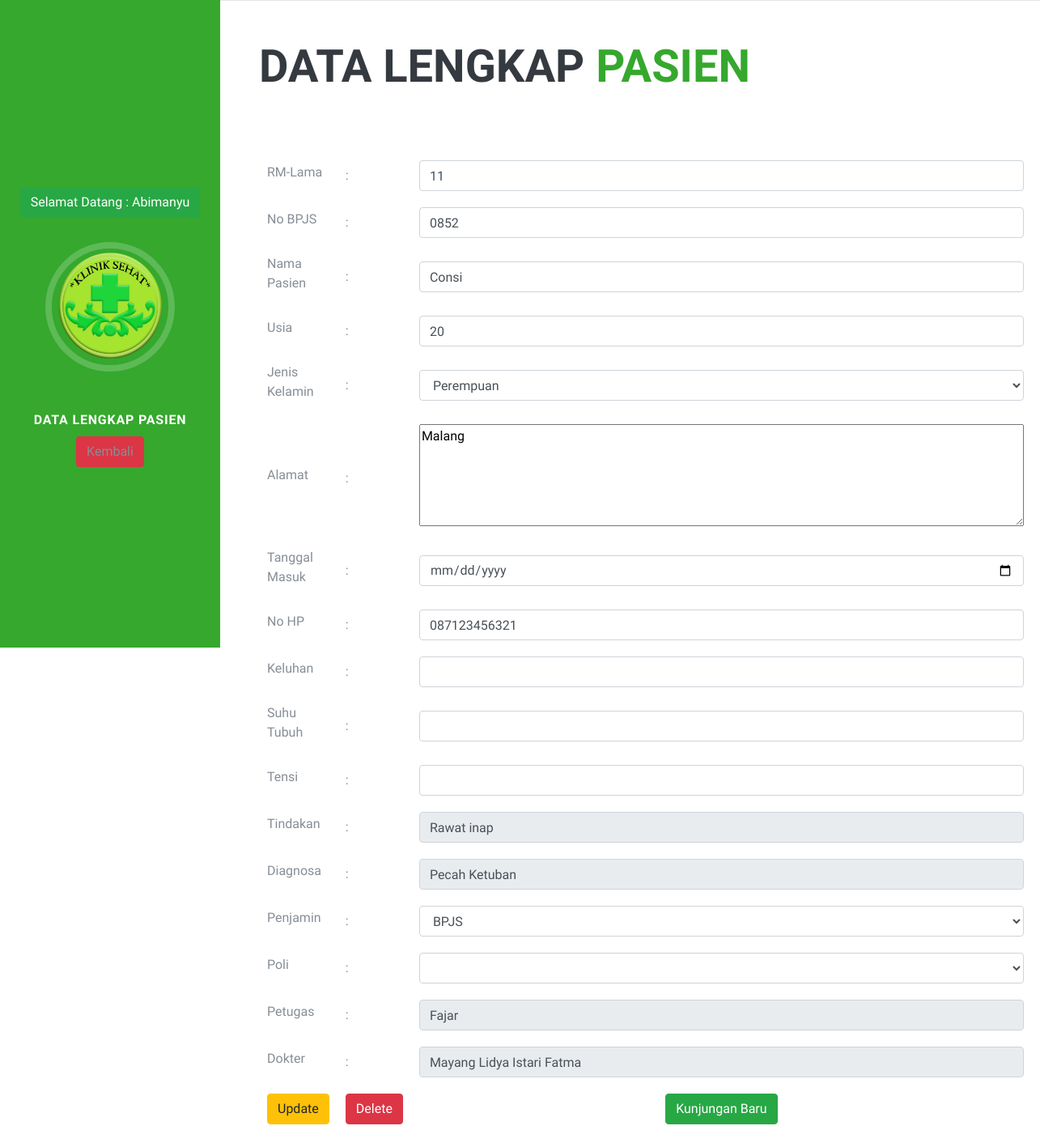
The page /tampil_lengkap.php?id=47 (signed in) on the database its author committed.
### tables this page shows
CREATE TABLE IF NOT EXISTS `tb_petugas` (
  `id` int(11) NOT NULL AUTO_INCREMENT,
  `nama` varchar(500) NOT NULL,
  `username` varchar(100) NOT NULL,
  `password` varchar(100) NOT NULL,
  `jk` varchar(10) NOT NULL,
  `lahir` varchar(100) NOT NULL,
  `alamat` varchar(500) NOT NULL,
  PRIMARY KEY (`id`)
);

CREATE TABLE IF NOT EXISTS `tb_rekam_medis` (
  `id` int(11) NOT NULL AUTO_INCREMENT,
  `rm_baru` varchar(20) NOT NULL,
  `rm_lama` varchar(20) NOT NULL,
  `no_bpjs` varchar(20) NOT NULL,
  `nama_pasien` varchar(500) NOT NULL,
  `usia` varchar(5) NOT NULL,
  `jk` varchar(10) NOT NULL,
  `alamat` varchar(500) NOT NULL,
  `tgl_masuk` varchar(100) NOT NULL,
  `no_hp` varchar(12) NOT NULL,
  `tindakan` varchar(500) NOT NULL,
  `diagnosa` varchar(500) NOT NULL,
  `penjamin` varchar(500) NOT NULL,
  `poli` varchar(500) NOT NULL,
  `petugas` varchar(500) NOT NULL,
  `dokter` varchar(500) NOT NULL,
  PRIMARY KEY (`id`)
);

### tampil_lengkap.php (the view, shortened to what this page needs)
<?php
include "koneksi.php";
      $id  = $_GET['id'];
?>
<!DOCTYPE html>
<html lang="en">
  <head>
    <link href="vendor/bootstrap/css/bootstrap.min.css" rel="stylesheet">
    <link href="vendor/fontawesome-free/css/all.min.css" rel="stylesheet">
    <link href="css/resume.min.css" rel="stylesheet">
  </head>
  <body id="page-top">
    <nav class="navbar navbar-expand-lg navbar-dark fixed-top" style="background-color:#35a82d" id="sideNav">
      <a class="navbar-brand js-scroll-trigger" href="#page-top">
        <span class="d-none d-lg-block">
          <?php
            $user = $_SESSION['username'];
            $result_user  = mysqli_query($conn, "SELECT nama FROM tb_petugas WHERE username = '$user'");
            while ($row = $result_user-> fetch_assoc()) {
           ?>
          <span class="btn btn-success"><marquee>Selamat Datang : <?php echo $row['nama'];} ?>  </marquee></span><br><br>
          <img class="img-fluid img-profile rounded-circle mx-auto mb-2" src="img/logo1.png" alt="">
        </span>
      </a>
      <br>
      <div class="collapse navbar-collapse" id="navbarSupportedContent">
        <ul class="navbar-nav">
          <li class="nav-item">
            <a class="nav-link js-scroll-trigger" href="#isidata">Data Lengkap Pasien</a>
          </li>
          <?php echo '<form>
          <li class="nav-item">
            <a class="btn btn-danger js-scroll-trigger" onClick="javascript:history.go(-1)">Kembali</a>
          </li>
          </form>';?>
        </ul>
      </div>
    </nav>
    <div class="container-fluid p-0">
      <section class="resume-section p-3 p-lg-5 d-flex flex-column" id="isidata">
        <div class="my-auto">
          <h2 class="mb-5">Data Lengkap  <span style="color:#35a82d" > Pasien </span></h2>
        <form class="" action="" method="post">
          <br>
          <?php
          $sql = "SELECT * FROM tb_rekam_medis WHERE id = '$id'";
          $result = mysqli_query($conn,$sql);
          while ($row = $result->fetch_assoc()) {
           ?>
           <form class="" action="" method="post">
          <table cellspacing="0" cellpadding="10">
            <tr>
              <td>
                <label for="">RM-Lama</label>
              </td>
              <td>
                :
              </td>
              <td>
                <input type="text" class="form-control" name="rm_lama" value="<?php echo $row['rm_lama']; ?>">
              </td>
            </tr>
            <tr>
              <td>
                <label for="">No BPJS</label>
              </td>
              <td>
                :
              </td>
              <td>
                <input type="text" class="form-control" name="no_bpjs" value="<?php echo $row['no_bpjs']; ?>">
              </td>
            </tr>
            <tr>
              <td>
                <label for="">Nama Pasien</label>
              </td>
              <td>
                :
              </td>
              <td>
                <input type="text" class="form-control" name="nama_pasien" value="<?php echo $row['nama_pasien']; ?>">
              </td>
            </tr>
            <tr>
              <td>
                <label for="">Usia</label>
              </td>
              <td>
                :
              </td>
              <td>
                <input type="number" name="usia" class="form-control" value="<?php echo $row['usia']; ?>">
              </td>
            </tr>
            <tr>
              <td>
                <label for="">Jenis Kelamin</label>
              </td>
              <td>
                :
              </td>
              <td>
                <select class="form-control" name="jk">
                  <?php if ($row['jk'] == 'P'): ?>
                      <option value="P">Perempuan</option>
                    <?php elseif ($row['jk'] == 'L'): ?> {
                      <option value="L">Laki-Laki</option>
                      <option value="P">Perempuan</option>
                    }: ?>
                  <?php endif ?>
                  </select>
              </td>
            </tr>
            <tr>
              <td>
                <label for="">Alamat</label>
              </td>
              <td>
                :
              </td>
              <td>
                <textarea name="alamat" rows="5" cols="80"><?php echo $row['alamat']; ?></textarea>
              </td>
            </tr>
            <tr>
              <td>
                <label for="">Tanggal Masuk</label>
              </td>
              <td>
                :
              </td>
              <td>
                <input type="date" class="form-control" name="tgl_masuk" value="<?php echo $row['tgl_masuk']; ?>">
              </td>
            </tr>
            <tr>
              <td>
                <label for="">No HP</label>
              </td>
              <td>
                :
              </td>
              <td>
                <input type="number" class="form-control" name="no_hp" value="<?php echo $row['no_hp']; ?>">
              </td>
            </tr>
            <tr>
              <td>
                <label for="">Keluhan</label>
              </td>
              <td>
                :
              </td>
              <td>
                <input type="text" class="form-control" name="keluhan" value="<?php echo $row['keluhan']; ?>">
              </td>
            </tr>
            <tr>
              <td>
                <label for="">Suhu Tubuh</label>
              </td>
              <td>
                :
              </td>
              <td>
                <input type="text" class="form-control" name="suhu" value="<?php echo $row['suhu']; ?>">
              </td>
            </tr>
            <tr>
              <td>
                <label for="">Tensi</label>
              </td>
              <td>
                :
              </td>
              <td>
                <input type="text" class="form-control" name="tensi" value="<?php echo $row['tensi']; ?>">
              </td>
            </tr>
            <tr>
              <td>
                <label for="">Tindakan</label>
              </td>
              <td>
                :
              </td>
              <td>
                <input type="text" class="form-control" name="tindakan" value="<?php echo $row['tindakan']; ?>" readonly>
              </td>
            </tr>
            <tr>
              <td>
                <label for="">Diagnosa</label>
              </td>
              <td>
                :
              </td>
              <td>
                <input type="text" class="form-control" name="diagnosa" value="<?php echo $row['diagnosa']; ?>" readonly>
              </td>
            </tr>
            <tr>
              <td>
                <label for="">Penjamin</label>
              </td>
              <td>
                :
              </td>
              <td>
                <select class="form-control" name="penjamin">
                  <?php if ($row['penjamin'] == 'InHealth'): ?>
                    {
                      <option value="InHealth">InHealth</option>
                      <option value="BPJS">BPJS</option>
                      <option value="umum">Umum</option>
                    }
                    <?php elseif ($row['penjamin'] == 'BPJS'): ?> {
                      <option value="BPJS">BPJS</option>
                  <?php endif ?>
                  </select>
              </td>
            </tr>
            <tr>
              <td>
                <label for="">Poli</label>
              </td>
              <td>
                :
              </td>
              <td>
              <select class="form-control" name="poli" data-placeholder="sads">
                  </select>
              </td>
            </tr>
            <tr>
              <td>
                <label for="">Petugas</label>
              </td>
              <td>
                :
              </td>
              <td>
                <input type="text" class="form-control" name="petugas" value="<?php echo $row['petugas']; ?>" readonly>
              </td>
            </tr>
            <tr>
              <td>
                <label for="">Dokter</label>
              </td>
              <td>
                :
              </td>
              <td>
                <input type="text" class="form-control" name="dokter" value="<?php echo $row['dokter']; ?>" readonly>
              </td>
            </tr>
            <tr>
              <td>
                <center>
                <input type="submit" name="update_data" class="btn btn-warning" value="Update">
              </center>
              </td>
              <td>
                <center>
                <input type="submit" name="delete_data" class="btn btn-danger" value="Delete">
              </center>
              </td>
              <td>
                <center>
                <input type="submit" name="kunjungan_baru" class="btn btn-success" value="Kunjungan Baru">
              </center>
              </td>
            </tr>
          </table><?php } ?></form>
        </div>
      </section>
  </body>
</html>

### rows shown on the page
tb_petugas: nama "Abimanyu"
tb_rekam_medis: rm_lama "11", no_bpjs "0852", nama_pasien "Consi", usia "20", jk "Perempuan", alamat "Malang", no_hp "087123456321", tindakan "Rawat inap", diagnosa "Pecah Ketuban", penjamin "BPJS", petugas "Fajar", dokter "Mayang Lidya Istari Fatma"
